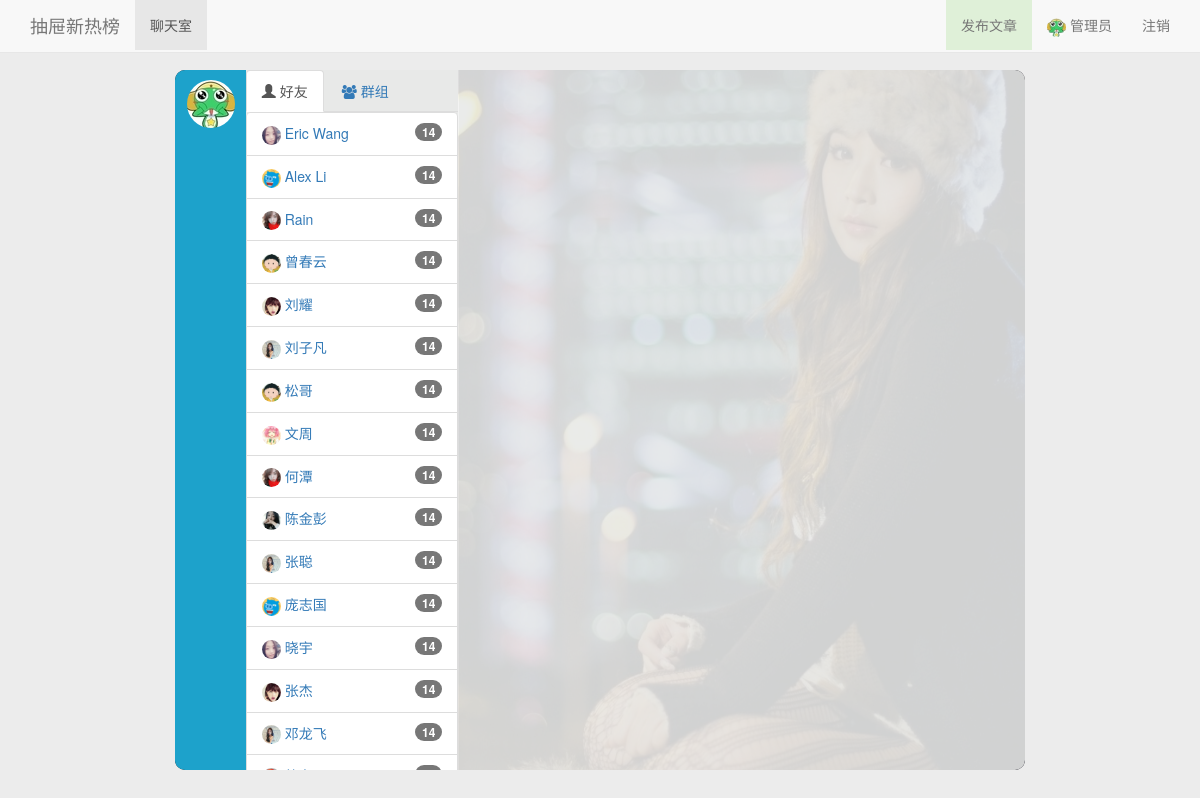
/webchat/ (signed in), run on the app's committed database.
### bbs/models.py (models this page shows)
class UserProfile(models.Model):
    user = models.OneToOneField(User, verbose_name=u'用户名')
    name = models.CharField(max_length=32, verbose_name=u'昵称')
    friends = models.ManyToManyField('self', related_name='my_friends', blank=True)
    signature = models.CharField(max_length=255, blank=True, null=True, verbose_name=u'签名')
    head_img = models.ImageField(
        blank=True, null=True, verbose_name=u'头像', upload_to='uploads')
    def __str__(self):
        return self.name
    class Meta:
        verbose_name = u'用户'
        verbose_name_plural = u'用户'

### chat/views.py (the view)
def dashboard(request):
    print(request.user.userprofile)
    print(request.user.userprofile.group_members.select_related())
    return render(request, 'chat/webchat.html')

### bbs/templatetags/urlextend.py (called while the page is built)
@register.filter
def show_img(img_obj):
    return str(img_obj.name).split('/', maxsplit=1)[-1]

### chat/models.py (called while the page is built)
    def __str__(self):
        return self.name

### templates/chat/webchat.html (shortened to what this page needs)
{% extends 'base.html' %}
{% load urlextend %}
{% block container %}
    <div class="container chat-container" style="background: url('/static/img/19.jpg') no-repeat fixed;background-size:100% 100%;">
    <div class="row">
        <div class="col-md-1 col-xs-1 left-function">
            <div style="margin-left: -3px;margin-top: 10px"><img src="/static/{{ request.user.userprofile.head_img|show_img }}" style="border-radius: 25px"></div>
        </div>
        <div class="col-md-3 col-xs-3 left-contact-panel">
            <div style="margin: 0 -15px;">
                <ul class="nav nav-tabs" role="tablist">
                    <li role="presentation" class="active"><a href="#myfriend" aria-controls="myfriend" role="tab" data-toggle="tab"><span class="glyphicon glyphicon-user"></span> 好友</a></li>
                    <li role="presentation"><a href="#mygroup" aria-controls="mygroup" role="tab" data-toggle="tab"><span class="fa icon-group"></span> 群组</a></li>
                </ul>
                <div class="tab-content" style="overflow-y: auto;height: 658px">
                    <div role="tabpanel" class="tab-pane active" id="myfriend">
                        <ul class="list-group" role="tablist">
                            {% for friend in request.user.userprofile.friends.select_related %}
                                <li class="list-group-item" action="chat" role="presentation" friendname="{{ friend.name }}" friendid="{{ friend.id }}" friendtype="friend">
                                    <span class="badge">14</span>
                                    <a href="#myfriend{{ friend.id }}" aria-controls="myfriend{{ friend.id }}" role="tab" data-toggle="tab" style="text-decoration: none;" >
                                        <img src="/static/{{ friend.head_img|show_img }}" width="19" height="19" style="border-radius: 25px"> {{ friend.name|truncatechars:15 }}
                                    </a>
                                </li>
                            {% endfor %}
                        </ul>
                    </div>
                </div>
            </div>
        </div>
        <div class="col-md-8 col-xs-8 right-chat-panel tab-content">
        </div>
    </div>
    </div>
{% endblock %}

### templates/base.html (shortened to what this page needs)
{% load urlextend %}
<!DOCTYPE html>
<html lang="zh-CN">
    <head>
        <link href="/static/plugins/bootstrap-3.3.5/css/bootstrap.min.css" rel="stylesheet">
        <link href="/static/plugins/Font-Awesome-3.2.1/css/font-awesome.css" rel="stylesheet">
        <link href="/static/plugins/sweetalert/sweetalert.css" rel="stylesheet">
        <link href="/static/plugins/summernote/summernote.css" rel="stylesheet">
        <link href="/static/css/navbar-fixed-top.css" rel="stylesheet">
        <link href="/static/css/custom.css" rel="stylesheet">
    </head>
    <body>
        <nav class="navbar navbar-default navbar-fixed-top">
            <div class="container">
                <div class="navbar-header">
                    <a class="navbar-brand" href="/bbs">抽屉新热榜</a>
                </div>
                <div id="navbar" class="navbar-collapse collapse">
                    <ul class="nav navbar-nav">
                        <li><a href="{% url 'dashboard' %}">聊天室</a></li>
                    </ul>
                    <ul class="nav navbar-nav navbar-right">
                        {% block nav-right %}
                                {% if request.user.is_authenticated %}
                                    <li class="" style="background-color: #00CC00"><a class="bg-success" href="{% url 'publish' %}">发布文章</a></li>
                                    <li class=""><a href=""><img src="/static/{{ request.user.userprofile.head_img|show_img }}" width="19" height="19" style="border-radius: 25px"> {{ request.user.userprofile.name }}</a></li>
                                    <li class=""><a href="{% url 'logout' %}?next={{ request.path }}">注销</a></li>
                                {% else %}
                                    <li class=""><a href="{% url 'login' %}?next={{ request.path }}">注册 / 登录</a></li>
                                {% endif %}
                        {% endblock %}
                    </ul>
                </div>
            </div>
        </nav>
        {% block container %}{% endblock %}
    </body>
</html>

### static/css/navbar-fixed-top.css (style rules this page uses)
body { padding-top: 70px; background-color: #ececec; }

### static/css/custom.css (style rules this page uses)
.chat-container { width:850px; height: 700px; background-color: #e8e9e8; border-radius: 10px; border: 0; }
.left-function { background-color: #1da2cb; height: 700px; border-top-left-radius: 10px; border-bottom-left-radius: 10px; }
.left-contact-panel { height: 700px; background-color: #e8e9e8; border: 0; }
.right-chat-panel { height: 700px; border: 0; border-left: 1px solid #f2f2f2; border-bottom-right-radius: 10px; border-top-right-radius: 10px; background-color: #e8e9e8; opacity: 0.9; }

### data on the page
UserProfile: head_img|show_img (picture), name "Eric Wang"
UserProfile: head_img|show_img (picture), name "Alex Li"
UserProfile: head_img|show_img (picture), name "Rain"
UserProfile: head_img|show_img (picture), name "曾春云"
UserProfile: head_img|show_img (picture), name "刘耀"
UserProfile: head_img|show_img (picture), name "刘子凡"
UserProfile: head_img|show_img (picture), name "松哥"
UserProfile: head_img|show_img (picture), name "文周"
UserProfile: head_img|show_img (picture), name "何潭"
UserProfile: head_img|show_img (picture), name "陈金彭"
UserProfile: head_img|show_img (picture), name "张聪"
UserProfile: head_img|show_img (picture), name "庞志国"
UserProfile: head_img|show_img (picture), name "晓宇"
UserProfile: head_img|show_img (picture), name "张杰"
UserProfile: head_img|show_img (picture), name "邓龙飞"
UserProfile: head_img|show_img (picture)

### other printed values
{{ request.user.userprofile.name }} "管理员"
